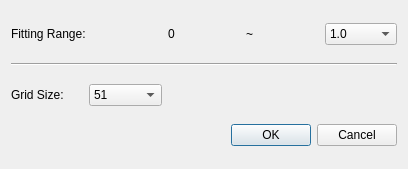
<?xml version="1.0" encoding="UTF-8"?>
<ui version="4.0">
 <class>Setting</class>
 <widget class="QDialog" name="Setting">
  <property name="geometry">
   <rect>
    <x>0</x>
    <y>0</y>
    <width>408</width>
    <height>169</height>
   </rect>
  </property>
  <property name="windowTitle">
   <string>Setting</string>
  </property>
  <layout class="QGridLayout" name="gridLayout">
   <item row="0" column="0" colspan="2">
    <widget class="QLabel" name="label">
     <property name="text">
      <string>Fitting Range:</string>
     </property>
    </widget>
   </item>
   <item row="0" column="2">
    <widget class="QLabel" name="label_2">
     <property name="text">
      <string>0</string>
     </property>
    </widget>
   </item>
   <item row="0" column="3">
    <widget class="QLabel" name="label_3">
     <property name="text">
      <string>~</string>
     </property>
    </widget>
   </item>
   <item row="0" column="4">
    <widget class="QComboBox" name="cbFittingRange">
     <item>
      <property name="text">
       <string>1.0</string>
      </property>
     </item>
     <item>
      <property name="text">
       <string>1.1</string>
      </property>
     </item>
     <item>
      <property name="text">
       <string>1.2</string>
      </property>
     </item>
    </widget>
   </item>
   <item row="1" column="0" colspan="5">
    <widget class="Line" name="line">
     <property name="orientation">
      <enum>Qt::Horizontal</enum>
     </property>
    </widget>
   </item>
   <item row="2" column="0">
    <widget class="QLabel" name="label1">
     <property name="text">
      <string>Grid Size:</string>
     </property>
    </widget>
   </item>
   <item row="2" column="1">
    <widget class="QComboBox" name="cbGridSize">
     <item>
      <property name="text">
       <string>51</string>
      </property>
     </item>
     <item>
      <property name="text">
       <string>101</string>
      </property>
     </item>
     <item>
      <property name="text">
       <string>201</string>
      </property>
     </item>
    </widget>
   </item>
   <item row="3" column="2" colspan="3">
    <widget class="QDialogButtonBox" name="buttonBox">
     <property name="orientation">
      <enum>Qt::Horizontal</enum>
     </property>
     <property name="standardButtons">
      <set>QDialogButtonBox::Cancel|QDialogButtonBox::Ok</set>
     </property>
    </widget>
   </item>
  </layout>
 </widget>
 <resources/>
 <connections>
  <connection>
   <sender>buttonBox</sender>
   <signal>accepted()</signal>
   <receiver>Setting</receiver>
   <slot>accept()</slot>
   <hints>
    <hint type="sourcelabel">
     <x>248</x>
     <y>254</y>
    </hint>
    <hint type="destinationlabel">
     <x>157</x>
     <y>274</y>
    </hint>
   </hints>
  </connection>
  <connection>
   <sender>buttonBox</sender>
   <signal>rejected()</signal>
   <receiver>Setting</receiver>
   <slot>reject()</slot>
   <hints>
    <hint type="sourcelabel">
     <x>316</x>
     <y>260</y>
    </hint>
    <hint type="destinationlabel">
     <x>286</x>
     <y>274</y>
    </hint>
   </hints>
  </connection>
 </connections>
</ui>
